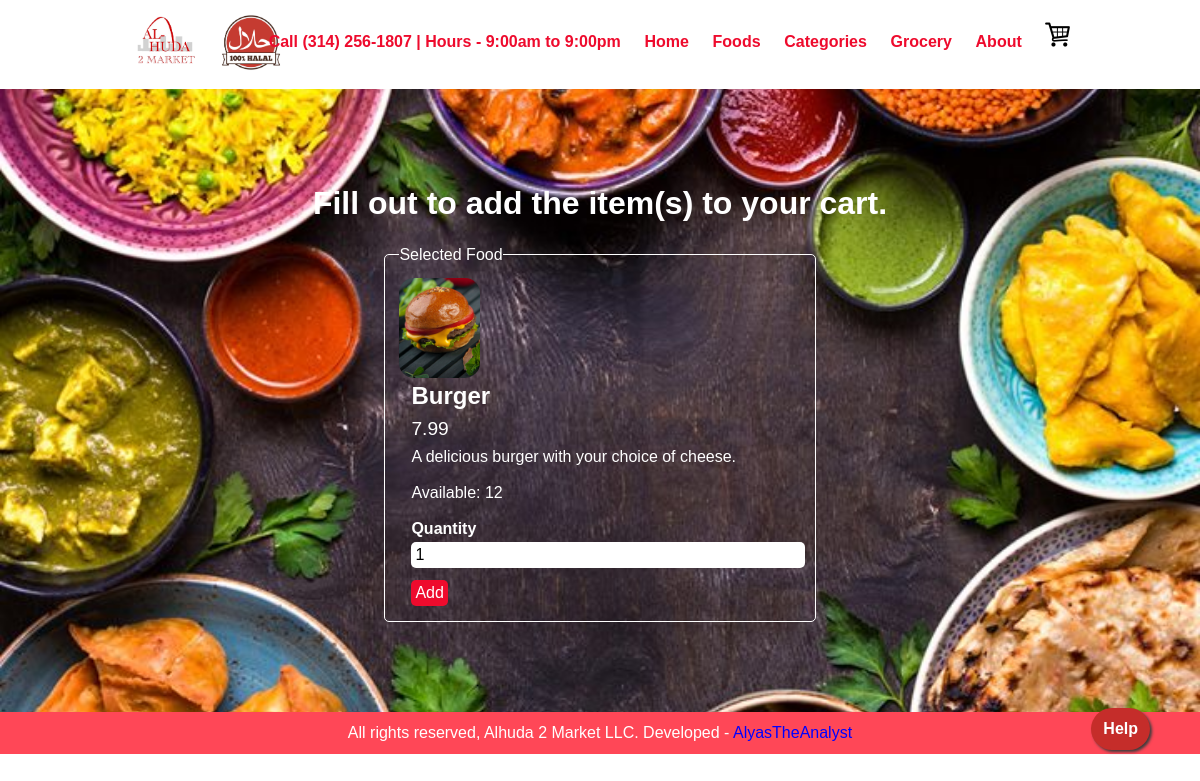
Screenshot of /order.php?food_id=10 with the database file from the repository.
### tables this page shows
CREATE TABLE `tbl_food` (
  `id` int(10) UNSIGNED NOT NULL,
  `title` varchar(100) NOT NULL,
  `description` text NOT NULL,
  `price` decimal(10,2) NOT NULL,
  `quantity` int(10) NOT NULL,
  `image_name` varchar(255) NOT NULL,
  `category_id` int(10) UNSIGNED NOT NULL,
  `featured` varchar(10) NOT NULL,
  `active` varchar(10) NOT NULL
);

### order.php (the view, shortened to what this page needs)
<?php include('partials-front/menu.php'); ?>
<?php
    if(isset($_GET['food_id']))
    {
        $food_id = $_GET['food_id'];
        $sql = "SELECT * FROM tbl_food WHERE id=$food_id";
        $res = mysqli_query($conn, $sql);
        $count = mysqli_num_rows($res);
        if($count==1)
        {
            $row = mysqli_fetch_assoc($res);
            $title = $row['title'];
            $price = $row['price'];
            $quantity = $row['quantity'];
            $description = $row['description'];
            $image_name = $row['image_name'];
        }
        else
        {
            header('location:'.SITEURL);
        }
    }
    else
    {
        header('location:'.SITEURL);
    }
?>
    <section class="food-search">
        <div class="container">
            <h2 class="text-center text-white">Fill out to add the item(s) to your cart.</h2>
            <form action="" method="POST" class="order">
                <fieldset>
                    <legend class="text-white">Selected Food</legend>
                    <div class="food-menu-img">
                        <?php
                        if($image_name=="")
                        {
                            echo "<div class='error'>Image not Available.</div>";
                        }
                        else
                        {
                            ?>
                            <img src="<?php echo SITEURL; ?>images/food/<?php echo $image_name; ?>" alt="" class="img-responsive img-curve">
                            <?php
                        }
                        ?>
                    </div>
                    <div class="food-order-desc">
                        <h3 class="text-white"><?php echo $title; ?></h3>
                        <p class="food-price text-white"><?php echo $price; ?></p>
                        <p class="food-detail text-white"><?php echo $description; ?></p>
                        <br>
                        <p class="food-quantity text-white">Available: <?php echo $quantity; ?></p>
                        <br>
                        <div class="order-label text-white">Quantity</div>
                        <input type="number" name="qty" class="input-responsive" value="1" min=1 max=<?php echo $quantity; ?> required>
                        <br>
                        <input type="submit" name="submit" value="Add" class="btn btn-primary">
                    </div>
                </fieldset>
            </form>
        </div>
    </section>
<h1 class="text-right"><a target="_blank" rel="noopener noreferrer" href="https://docs.google.com/document/d/1mGES2UeDcJGL7qm5UHArVXgkMC_2fo96/edit#bookmark=id.j9cc8zpmvg5p" class="float btn-primary btn btn-bigtext">Help</a></h1>
    <?php include('partials-front/footer.php'); ?>

### css/style.css (style rules this page uses)
* { margin: 0 0; padding: 0 0; font-family: Arial, Helvetica, sans-serif; }
.container { width: 80%; margin: 0 auto; padding: 1%; }
.img-responsive { width: 100%; max-width: 135px; height: 100%; max-height: 135px; }
.img-curve { border-radius: 15px; }
.text-right { text-align: right; }
.text-center { text-align: center; }
.text-white { color: white !important; }
a { color: #ee0b2d; text-decoration: none; }
.btn { padding: 1%; border: none; font-size: 1rem; border-radius: 5px; }
.btn-primary { background-color: #ee0b2d; color: white; cursor: pointer; }
h2 { color: #2f3542; font-size: 2rem; margin-bottom: 2%; }
h3 { font-size: 1.5rem; }
fieldset { border: 1px solid white; margin: 5%; padding: 3%; border-radius: 5px; }
.food-search { background-image: url(../images/indian-food-best-cuisine-in-the-world.jpg); background-size: cover; background-repeat: no-repeat; background-position: center; padding: 7% 0; }
.food-menu-img { width: 20%; float: left; }
.food-order-desc { width: 100%; float: left; margin-left: 3%; }
.food-price { font-size: 1.2rem; margin: 2% 0; }
.food-detail { font-size: 1rem; color: black; }
.order { width: 50%; margin: 0 auto; }
.input-responsive { width: 96%; padding: 1%; margin-bottom: 3%; border: none; border-radius: 5px; font-size: 1rem; }
.order-label { margin-bottom: 1%; font-weight: bold; }
.float { position:fixed; bottom:50px; right:50px; background-color: #c52d2a; color:#FFF; border-radius:50px; text-align:center; box-shadow: 2px 2px 3px rgb(61, 61, 61); }

### rows the page displays
tbl_food: image_name (picture), title "Burger", price "7.99", description "A delicious burger with your choice of cheese.", quantity "12"
